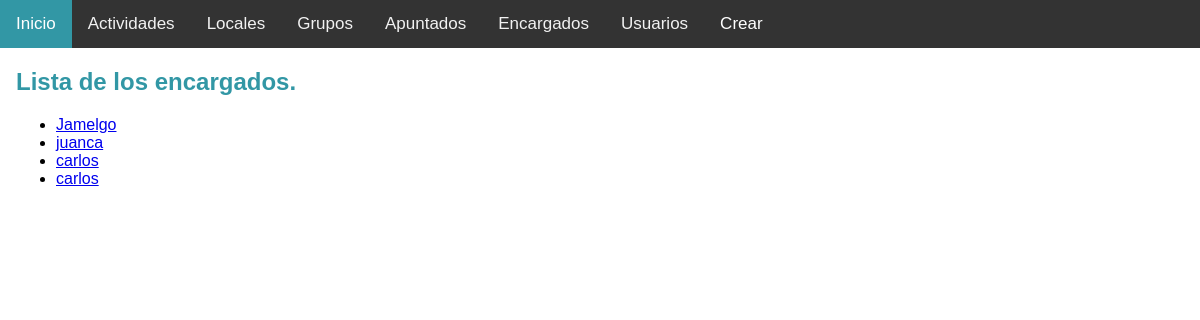
The app's page /encargado/ with its own data.
### findysport_app/models.py (models this page shows, shortened)
class Encargado(models.Model):
    nombre_en = models.CharField(max_length=30)
    actividad = models.ManyToManyField(Actividad)
    def get_absolute_url(self):
        return reverse('encargado-detail', kwargs={'pk': self.pk})

### findysport_app/views.py (the view)
# urls.py: path('encargado/', EncargadoListView.as_view(), name = "encargado-list"),
class EncargadoListView(ListView):
    model = Encargado

### findysport_app/templates/findysport_app/encargado_list.html (shortened to what this page needs)
{% extends "base.html" %}
{% block content %}
<h2>Lista de los encargados.</h2>
<ul>
    {% for encargado in object_list %}
    <li>
    <a href="{{ encargado.get_absolute_url }}">{{ encargado.nombre_en }}</a>
    </li>
    {% endfor %}
</ul>
{% endblock %}

### findysport_app/templates/base.html (style rules this page uses)
body { margin: 0; font-family: Arial, Helvetica, sans-serif; }

### findysport_app/templates/findysport_app/encargado_list.html (style rules this page uses)
h2 { color: #3297a5 }

### records on screen
Encargado: nombre_en "Jamelgo"
Encargado: nombre_en "juanca"
Encargado: nombre_en "carlos"
Encargado: nombre_en "carlos"
